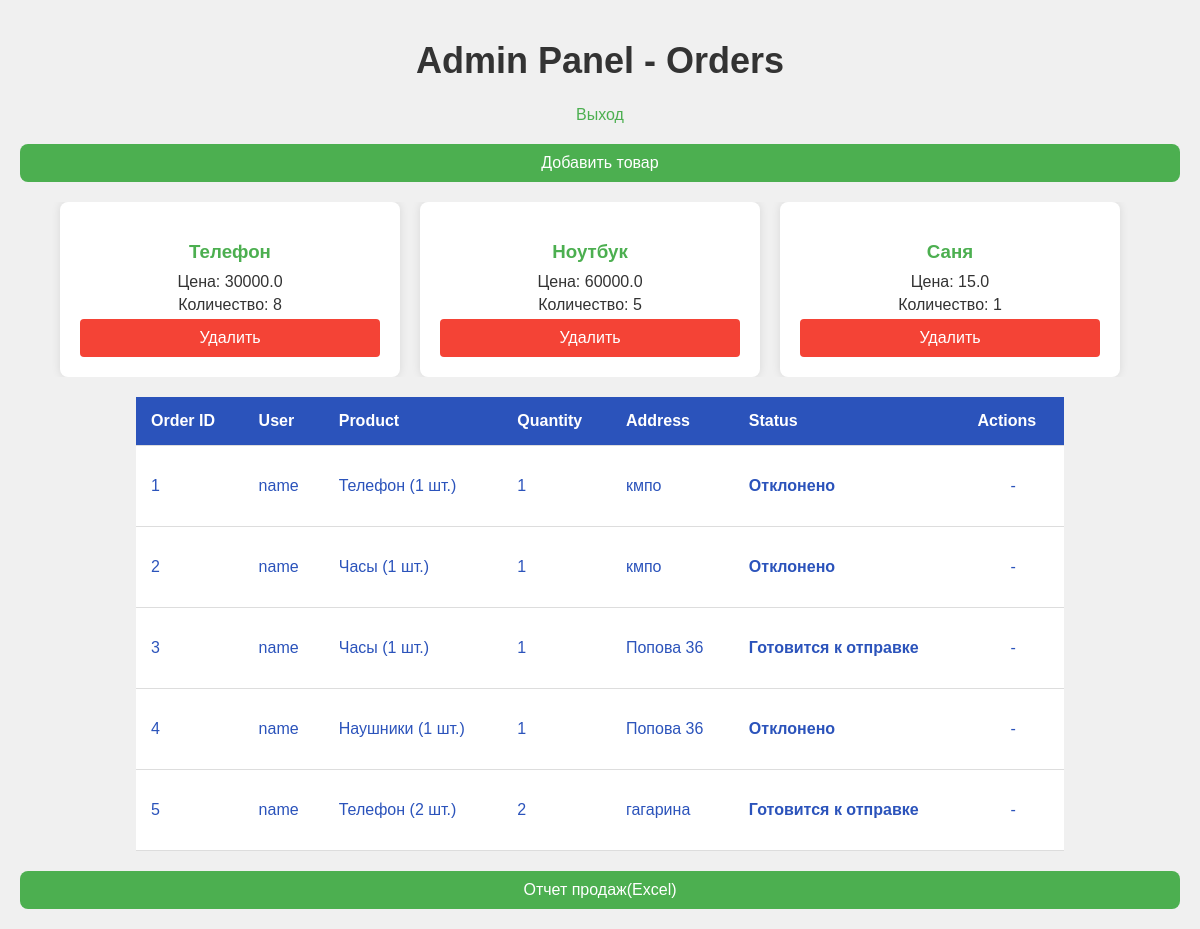
The app's page / (signed in) with its own data.
### app.py (models this page shows)
class Product(db.Model):
    id = db.Column(db.Integer, primary_key=True)
    name = db.Column(db.String(100), nullable=False)
    price = db.Column(db.Float, nullable=False)
    quantity = db.Column(db.Integer, nullable=False)  # Количество товара на складе
    comment = db.Column(db.String(200))  # Описание или комментарий к товару

class Order(db.Model):
    id = db.Column(db.Integer, primary_key=True)
    user_id = db.Column(db.Integer, db.ForeignKey('user.id'), nullable=False)  # Внешний ключ на пользователя
    user = db.relationship('User', backref='orders')  # Связь с пользователем
    status = db.Column(db.String(50), default='Ожидает подтверждения')  # Статус заказа
    address = db.Column(db.String(200), nullable=False)  # Адрес доставки
    items = db.relationship('OrderItem', backref='order', lazy=True)

class User(UserMixin, db.Model):
    id = db.Column(db.Integer, primary_key=True)
    username = db.Column(db.String(15), unique=True, nullable=False)
    password = db.Column(db.String(80), nullable=False)
    role = db.Column(db.String(10), default='user')  # "user" или "admin"

class OrderItem(db.Model):
    id = db.Column(db.Integer, primary_key=True)
    order_id = db.Column(db.Integer, db.ForeignKey('order.id'), nullable=False)
    product_id = db.Column(db.Integer, db.ForeignKey('product.id'), nullable=False)
    product_name = db.Column(db.String(100), nullable=False)
    quantity = db.Column(db.Integer, nullable=False)

### app.py (the view)
@app.route('/')
@login_required
def index():
    if current_user.role == 'admin':
        orders = Order.query.all()  # Админ видит все заказы
        products = Product.query.all()  # Админ видит все товары
        return render_template('admin_orders.html', orders=orders, products=products)
    else:
        orders = Order.query.filter_by(user_id=current_user.id).all()  # Пользователь видит свои заказы
        products = Product.query.all()
        return render_template('index.html', orders=orders, products=products)

### app.py (called while the page is built)
@login_manager.user_loader
def load_user(user_id):
    return User.query.get(int(user_id))

### templates/admin_orders.html (shortened to what this page needs)
<!DOCTYPE html>
<html>
<head>
</head>
<body>
    <h1>Admin Panel - Orders</h1> <a href="{{ url_for('logout') }}" class="logout-button">Выход</a>
    <a href="{{ url_for('add_product') }}" class="back-btn">Добавить товар</a>
    <div class="product-table">
        {% for product in products %}
            <div class="product-card">
                <h3>{{ product.name }}</h3>
                <p>Цена: {{ product.price }}</p>
                <p>Количество: {{ product.quantity }}</p>
                <form action="{{ url_for('delete_product', product_id=product.id) }}" method="POST" style="display: inline;">
                    <button type="submit" class="cancel-btn">Удалить</button>
                </form>
            </div>
        {% endfor %}
    </div>
    <table>
        <thead>
            <tr>
                <th>Order ID</th>
                <th>User</th>
                <th>Product</th>
                <th>Quantity</th>
                <th>Address</th>
                <th>Status</th>
                <th>Actions</th>
            </tr>
        </thead>
        <tbody>
            {% for order in orders %}
                <tr>
                    <td>{{ order.id }}</td>
                    <td>{{ order.user.username }}</td>
                    <td>
                        {% for item in order.items %}
                            {{ item.product_name }} ({{ item.quantity }} шт.)<br>
                        {% endfor %}
                    </td>
                    <td>{{ order.items[0].quantity }}</td>
                    <td>{{ order.address }}</td>
                    <td class="order-status">{{ order.status }}</td>
                    <td class="action-buttons">
                        {% if order.status == 'Ожидает подтверждения' %}
                            <form action="{{ url_for('confirm_order', order_id=order.id) }}" method="POST">
                                <button type="submit" class="confirm-btn">Принять</button>
                            </form>
                            <form action="{{ url_for('cancel_order', order_id=order.id) }}" method="POST">
                                <button type="submit" class="cancel-btn">Отклонить</button>
                            </form>
                        {% else %}
                            <p>-</p>
                        {% endif %}
                    </td>
                </tr>
            {% endfor %}
        </tbody>
    </table>
    <a href="{{ url_for('export') }}" class="back-btn">Отчет продаж(Excel)</a>
</body>
</html>

### templates/admin_orders.html (style rules this page uses)
body { font-family: 'Montserrat', sans-serif; background-color: #2b53bb; color: white; text-align: center; }
h1 { margin-top: 20px; font-size: 36px; }
table { width: 80%; margin: auto; border-collapse: collapse; background-color: white; color: #2b53bb; }
th, td { padding: 15px; text-align: left; border-bottom: 1px solid #ddd; }
th { background-color: #2b53bb; color: white; }
.order-status { font-weight: bold; }
.action-buttons { display: flex; justify-content: space-around; }
button { padding: 10px; font-size: 16px; border: none; cursor: pointer; border-radius: 8px; }
.cancel-btn { background-color: #f44336; color: white; }
.back-btn { margin-top: 20px; padding: 10px 20px; background-color: #4CAF50; color: white; border-radius: 8px; text-decoration: none; }
body { font-family: Arial, sans-serif; background-color: #f0f0f0; color: #333; margin: 0; padding: 20px; }
.product-table { display: flex; overflow-x: auto; white-space: nowrap; justify-content: center; margin: 20px 0px 20px 0px }
.product-card { display: inline-block; width: 300px; margin-right: 20px; background-color: white; padding: 20px; border-radius: 8px; box-shadow: 0 0 10px rgba(0, 0, 0, 0.1); vertical-align: top; }
.product-card h3 { color: #4CAF50; margin-bottom: 10px; }
.product-card p { margin: 5px 0; }
.product-card button { width: 100%; padding: 10px; background-color: #f44336; color: white; border: none; border-radius: 4px; cursor: pointer; font-size: 16px; }
a { display: block; margin-top: 20px; color: #4CAF50; text-decoration: none; text-align: center; }

### records on screen
Product: name "Телефон", price "30000.0", quantity "8"
Product: name "Ноутбук", price "60000.0", quantity "5"
Product: name "Саня", price "15.0", quantity "1"
Order: id "1", user.username "name", quantity "1", address "кмпо", status "Отклонено"
OrderItem: product_name "Телефон", quantity "1"
Order: id "2", user.username "name", quantity "1", address "кмпо", status "Отклонено"
OrderItem: product_name "Часы", quantity "1"
Order: id "3", user.username "name", quantity "1", address "Попова 36", status "Готовится к отправке"
OrderItem: product_name "Часы", quantity "1"
Order: id "4", user.username "name", quantity "1", address "Попова 36", status "Отклонено"
OrderItem: product_name "Наушники", quantity "1"
Order: id "5", user.username "name", quantity "2", address "гагарина", status "Готовится к отправке"
OrderItem: product_name "Телефон", quantity "2"
